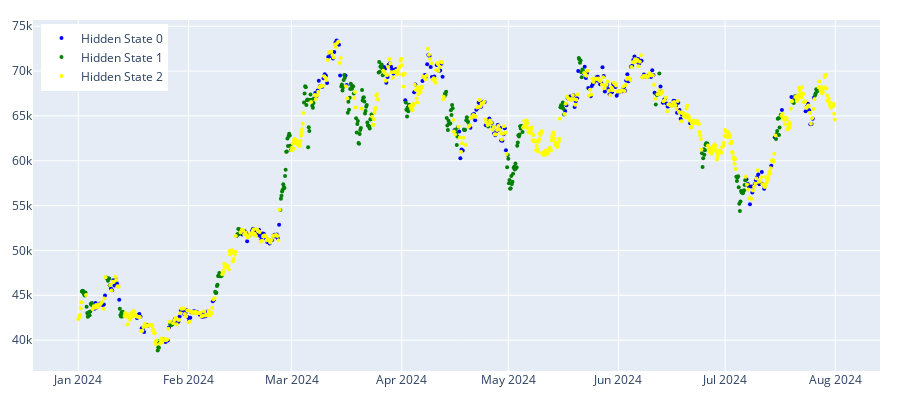

The cell this chart's notebook holds for it:
### Code cell
model_hmm =  regime_detection.get_regimes_hmm
params = {'n_components':3, 'covariance_type': 'full', 'random_state':100}
states_pred_hmm = feed_forward_training(model_hmm, params, prices_array, split_index, 20)
plot_hidden_states(np.array(states_pred_hmm), prices[['btc_close']][split_index:])
plot_hidden_states2(np.array(states_pred_hmm), prices[['btc_close']][split_index:])

### Figure 1 — Plotly figure (JSON) as saved in the notebook; plotly's stock layout.template omitted (floating-point values rounded to 4 significant figures; data arrays with more than 128 entries replaced by an {"elided": "..."} marker saying what was removed)
{"data": [{"marker": {"color": "blue", "size": 4}, "mode": "markers", "name": "Hidden State 0", "type": "scatter", "x": {"elided": "315 str values"}, "y": {"elided": "315 float values"}}, {"marker": {"color": "green", "size": 4}, "mode": "markers", "name": "Hidden State 1", "type": "scatter", "x": {"elided": "276 str values"}, "y": {"elided": "276 float values"}}, {"marker": {"color": "yellow", "size": 4}, "mode": "markers", "name": "Hidden State 2", "type": "scatter", "x": {"elided": "687 str values"}, "y": {"elided": "687 float values"}}], "layout": {"height": 400, "legend": {"x": 0.01, "xanchor": "left", "y": 0.99, "yanchor": "top"}, "margin": {"b": 20, "l": 20, "r": 20, "t": 20}, "width": 900}}
